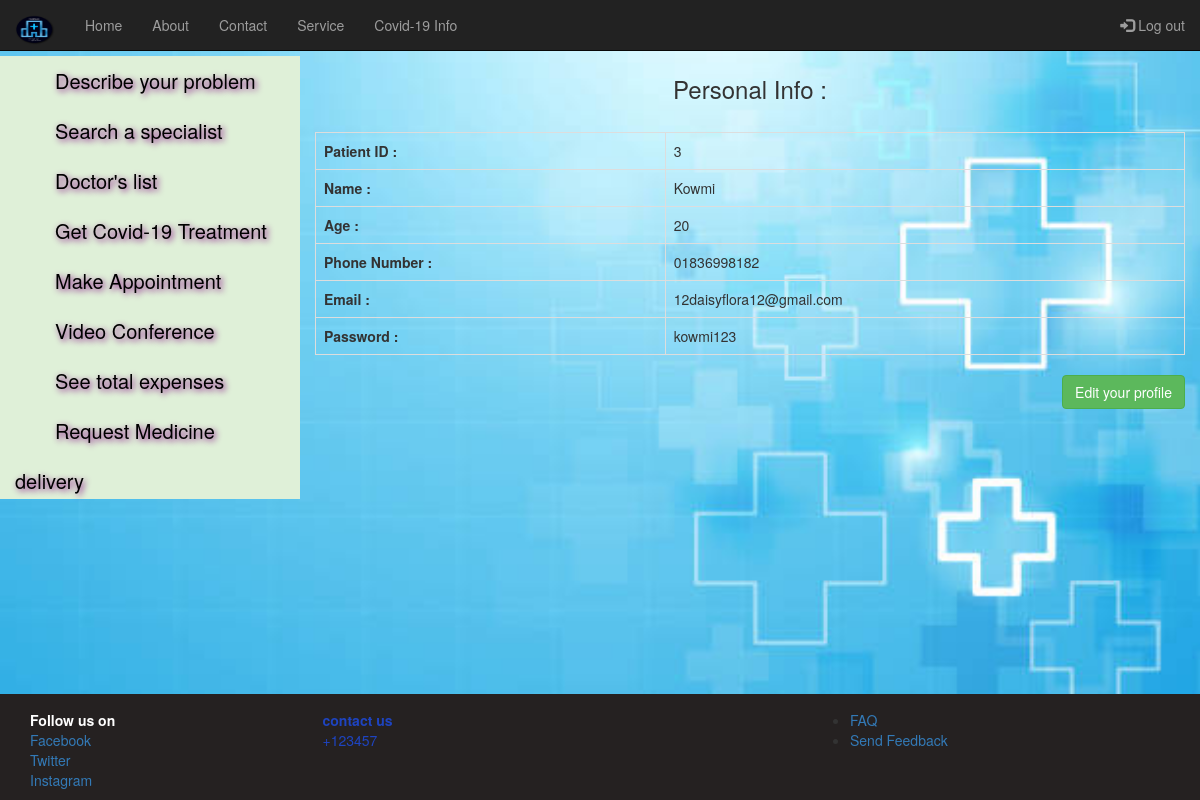
The page /myAccountPatient.php (signed in) on the database its author committed.
### tables this page shows
CREATE TABLE `register` (
  `id` int(11) NOT NULL,
  `Name` varchar(255) NOT NULL,
  `Age` int(11) NOT NULL,
  `Phone_number` varchar(255) NOT NULL,
  `Email` varchar(255) NOT NULL,
  `Password` varchar(255) NOT NULL,
  `token` varchar(255) NOT NULL,
  `status` varchar(100) NOT NULL
);

### myAccountPatient.php (the view, shortened to what this page needs)
<!DOCTYPE html>
<html lang="en">
<head>
  <link rel="stylesheet" href="https://maxcdn.bootstrapcdn.com/bootstrap/3.4.1/css/bootstrap.min.css">
  <link rel="stylesheet" href="myAccountPatient.css">
</head>
<body>
  <?php
    $session_user = $_SESSION['user_login'];
    $conn = mysqli_connect('localhost','root','','hospital_management_system');
    $sql= "SELECT * FROM register WHERE Email='$session_user'";
    $result = mysqli_query($conn, $sql);
    $row = mysqli_fetch_assoc($result);
   ?>
 <nav class="navbar navbar-inverse navbar-fixed-top">
  <div class="container-fluid">
    <div class="navbar-header">
      <a class="navbar-brand" href="hospital_demo1.html">
        <img src="image/brand.png" alt="Hospital logo" width="40px" height="30px">
      </a>
    </div>
    <ul class="nav navbar-nav">
      <li><a href="index.php">Home</a></li>
      <li><a href="aboutUs.php">About</a></li>
      <li><a href="contact.php">Contact</a></li>
      <li><a href="service.php">Service</a></li>
      <li><a href="covidInfo.php">Covid-19 Info</a></li>
    </ul>
    <ul class="nav navbar-nav navbar-right">
       <li> <a href="logout.php"> <span class="glyphicon glyphicon-log-in"></span> Log out </a>  </li>
    </ul>
  </div>
</nav>
<div class="mainbody">
  <div class="container-fluid">
    <div class="row">
      <br><br>
      <div id="sidebar" class="col-md-3 bg-success">
        <ul class="list-unstyled">
          <li> <a id="option1" href="homepagePatient.php">Describe your problem</a> </li>
          <li> <a id="option1" href="searchDoctor.php">Search a specialist</a> </li>
          <li> <a id="option1" href="showDoctorList.php">Doctor's list</a> </li>
          <li> <a id="option1" href="getCovidTreatment.php">Get Covid-19 Treatment</a> </li>
          <li> <a id="option3" href="manageAppointmentPatient.php">Make Appointment</a> </li>
          <li> <a id="option5" href="videoConfaPatient.php">Video Conference</a> </li>
          <li> <a id="option5" href="totalExpense.php">See total expenses</a> </li>
          <li> <a id="option1" href="medicineAndprescription.php">Request Medicine delivery</a> </li>
        </ul>
      </div>
      <div class="col-md-9">
        <h3 class="text-center">Personal Info :</h3>
        <br>
        <table class="table table-bordered table-hover">
          <tr>
            <th>Patient ID :</th>
            <td> <?php echo $row['id'] ?> </td>
          </tr>
          <tr>
            <th>Name :</th>
            <td> <?php echo $row['Name'] ?> </td>
          </tr>
          <tr>
            <th>Age :</th>
            <td> <?php echo $row['Age'] ?> </td>
          </tr>
          <tr>
            <th>Phone Number :</th>
            <td> <?php echo $row['Phone_number'] ?></td>
          </tr>
          <tr>
            <th>Email :</th>
            <td><?php echo $row['Email'] ?></td>
          </tr>
          <tr>
            <th>Password :</th>
            <td><?php echo $row['Password'] ?></td>
          </tr>
        </table>
        <a href="editProfilePatient.php" class="btn btn-success pull-right">Edit your profile</a>
      </div>
    </div>
  </div>
</div>
<div class="footer">
  <div class="container-fluid">
    <div class="container">
      <div class="row">
        <div class="col-md-3">
          <strong>Follow us on</strong> <br>
          <ul class="list-unstyled">
            <li> <a href="https://web.facebook.com/morsalina.kowmi/"> Facebook</a> </li>
            <li> <a href="#"> Twitter</a> </li>
            <li> <a href="#"> Instagram</a> </li>
          </ul>
        </div>
        <div class="col-md-5">
          <strong>contact us </strong> <br>
          +123457 <br>
      </div>
      <div class="col-md-4">
        <ul>
          <li> <a href="FAQ.php"> FAQ </a> </li>
          <li> <a href="#">Send Feedback</a> </li>
        </ul>
      </div>
    </div>
  </div>
</div>
</div>
</body>
</html>

### myAccountPatient.css (style rules this page uses)
.mainbody { background-image: url(image/back_hos.jpg); width: 100%; height: calc(100vh - 106px); display: block; background-size: cover; background-repeat: no-repeat; }
#sidebar { height: 443px; }
#option1 { font-size: 20px; font-weight: 200; color: black; line-height: 50px; margin-left: 40px; margin-top: 30px; margin-bottom: 70px; text-shadow: 2px 2px 6px purple; }
#option3 { font-size: 20px; font-weight: 200; color: black; line-height: 50px; margin-left: 40px; margin-top: 30px; margin-bottom: 70px; text-shadow: 2px 2px 6px purple; }
#option5 { font-size: 20px; font-weight: 200; color: black; line-height: 50px; margin-left: 40px; margin-top: 30px; margin-bottom: 70px; text-shadow: 2px 2px 6px purple; }
.footer { background-color: #252121; }
.row { margin-top: 16px; }
.col-md-3 { color:white; }
.col-md-5 { color: #1E44C0; }

### rows shown on the page
register: id "3", Name "Kowmi", Age "20", Phone_number "01836998182", Email "12daisyflora12@gmail.com", Password "kowmi123"
